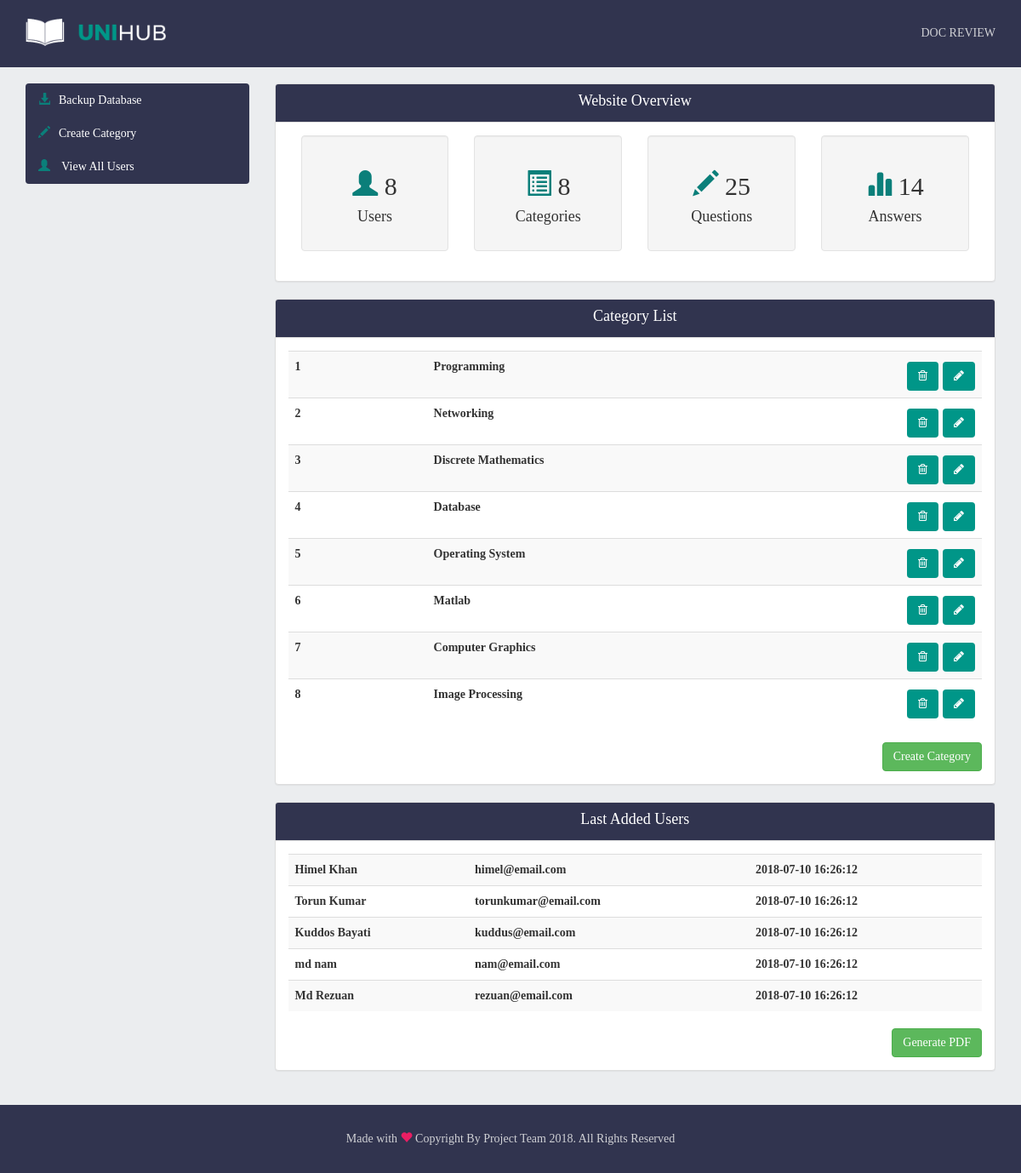
Before: /adminpage.php with the older database file.
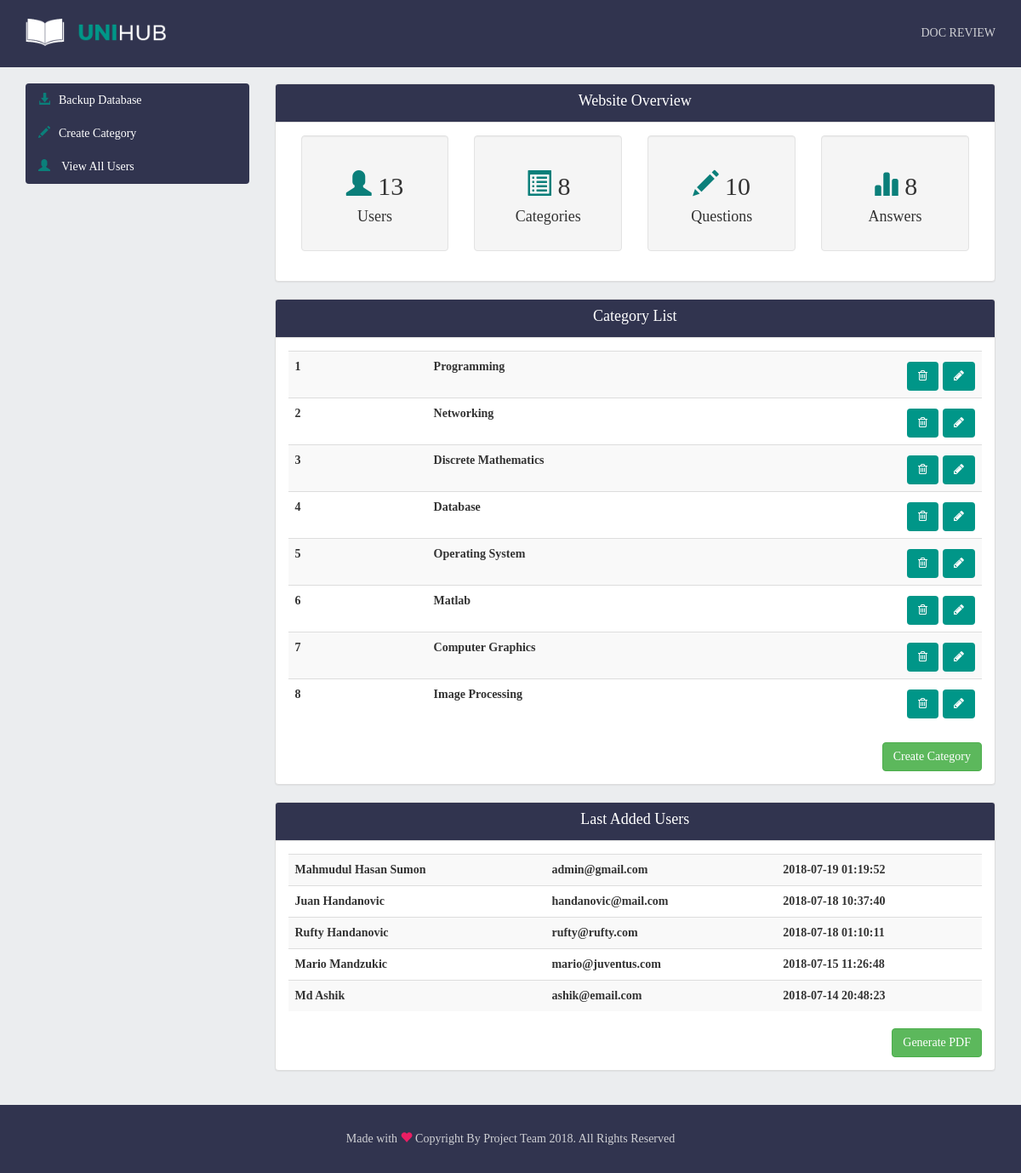
After: the same page with the newer database file.
### tables this page shows
CREATE TABLE `category` (
  `cat_id` int(11) NOT NULL AUTO_INCREMENT,
  `cat_name` varchar(255) NOT NULL,
  PRIMARY KEY (`cat_id`)
);

CREATE TABLE `users` (
  `user_id` int(11) NOT NULL AUTO_INCREMENT,
  `user_first` varchar(255) NOT NULL,
  `user_last` varchar(255) NOT NULL,
  `user_name` varchar(255) NOT NULL,
  `user_email` varchar(255) NOT NULL,
  `user_pwd` varchar(255) NOT NULL,
  `user_active` int(2) NOT NULL,
  `user_created` timestamp NOT NULL DEFAULT CURRENT_TIMESTAMP,
  `image` varchar(200) NOT NULL,
  PRIMARY KEY (`user_id`)
);

### adminpage.php (the view, shortened to what the changed rows need)
<?php include 'header.php'?>
<?php
	include 'includes/dbh.inc.php';
	$userRes = mysqli_query($conn, "SELECT * FROM users");
	$totalUser = mysqli_num_rows($userRes);
	$catRes = mysqli_query($conn, "SELECT * FROM category");
	$totalCat = mysqli_num_rows($catRes);
	$qusRes = mysqli_query($conn, "SELECT * FROM question");
	$totalQus = mysqli_num_rows($qusRes);
	$ansRes = mysqli_query($conn, "SELECT * FROM answer");
	$totalAns = mysqli_num_rows($ansRes);
	$last5Res = mysqli_query($conn, "SELECT * FROM users ORDER BY user_id DESC LIMIT 5");
	$catRes = mysqli_query($conn, "SELECT * FROM category");
?>
<section class="main-section-area">
   <div class="container">
      <div class="row">
         <div class="col-md-9">
            <div class="panel panel-default">
               <div class="panel-body">
                  <div class="col-md-3">
                     <div class="well dash-box">
                        <h2><span class="glyphicon glyphicon-user" aria-hidden="true"></span> <?php echo $totalUser?></h2>
                        <h4>Users</h4>
                     </div>
                  </div>
                  <div class="col-md-3">
                     <div class="well dash-box">
                        <h2><span class="glyphicon glyphicon-list-alt" aria-hidden="true"></span> <?php echo $totalCat?></h2>
                     </div>
                  </div>
                  <div class="col-md-3">
                     <div class="well dash-box">
                        <h2><span class="glyphicon glyphicon-pencil" aria-hidden="true"></span> <?php echo $totalQus?></h2>
                        <h4>Questions</h4>
                     </div>
                  </div>
                  <div class="col-md-3">
                     <div class="well dash-box">
                        <h2><span class="glyphicon glyphicon-stats" aria-hidden="true"></span> <?php echo $totalAns?></h2>
                        <h4>Answers</h4>
                     </div>
                  </div>
               </div>
            </div>
            <div class="panel panel-default">
               <div class="panel-body">
                  <table class="table table-striped table-hover">
                  	<?php
                  		if(mysqli_num_rows($catRes) > 0){
                  			while ($row = mysqli_fetch_assoc($catRes)) {
                  				$catId = $row['cat_id'];
                  				$catName = $row['cat_name'];
                  				echo '<tr>
				                        <th width="20%">'.$catId.'</th>
				                        <th width="60%">'.$catName.'</th>
				                        <th width="20%"><a href="edit-category.php?catId='.$catId.'" class="btn edit-profile-btn" style="float: right;" title="Edit This Question"><i class="fa fa-pencil" aria-hidden="true"></i></a>
								<a href="delete-category.php?catId='.$catId.'" class="btn edit-profile-btn" style="float: right; margin-right: 5px" title="Delete This Question"><i class="fa fa-trash-o" aria-hidden="true"></i></i></a></th>
				                     </tr>';
                  			}
                  		}
                  	?>
                  </table>
               </div>
            </div>
                        <div class="panel panel-default">
               <div class="panel-body">
                  <table class="table table-striped table-hover">
                  	<?php
                  		if(mysqli_num_rows($last5Res) > 0){
                  			while ($row = mysqli_fetch_assoc($last5Res)) {
                  				$fullName = $row['user_first'] .' '. $row['user_last'];
                  				echo '<tr>
				                        <th>'.$fullName.'</th>
				                        <th>'.$row['user_email'].'</th>
				                        <th>'.$row['user_created'].'</th>
				                     </tr>';
                  			}
                  		}
                  	?>
                  </table>
               </div>
            </div>
         </div>
      </div>
   </div>
</section>
<?php include 'footer.php'?>

Changed rows visible on the page:
no longer on this page (row edited): users: fullName "Himel Khan", user_email "himel@email.com", user_created "2018-07-10 16:26:12"
no longer on this page (row edited): users: fullName "Torun Kumar", user_email "torunkumar@email.com", user_created "2018-07-10 16:26:12"
no longer on this page (row edited): users: fullName "Kuddos Bayati", user_email "kuddus@email.com", user_created "2018-07-10 16:26:12"
no longer on this page (row edited): users: fullName "md nam", user_email "nam@email.com", user_created "2018-07-10 16:26:12"
no longer on this page (row edited): users: fullName "Md Rezuan", user_email "rezuan@email.com", user_created "2018-07-10 16:26:12"
added users: fullName "Mahmudul Hasan Sumon", user_email "admin@gmail.com", user_created "2018-07-19 01:19:52"
added users: fullName "Juan Handanovic", user_email "handanovic@mail.com", user_created "2018-07-18 10:37:40"
added users: fullName "Rufty Handanovic", user_email "rufty@rufty.com", user_created "2018-07-18 01:10:11"
added users: fullName "Mario Mandzukic", user_email "mario@juventus.com", user_created "2018-07-15 11:26:48"
added users: fullName "Md Ashik", user_email "ashik@email.com", user_created "2018-07-14 20:48:23"
Other visible differences:
$totalUser: "8" → "13"
$totalQus: "25" → "10"
$totalAns: "14" → "8"
